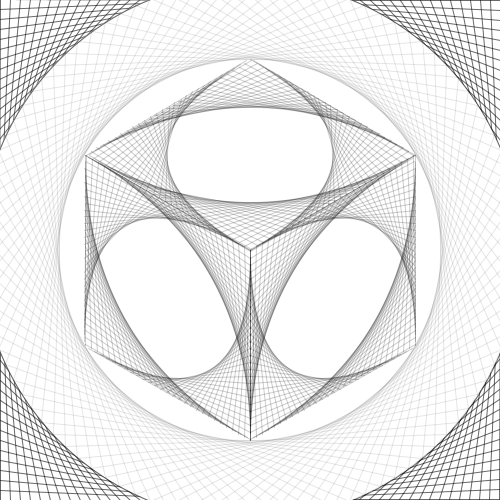
Frame 1 (no input)
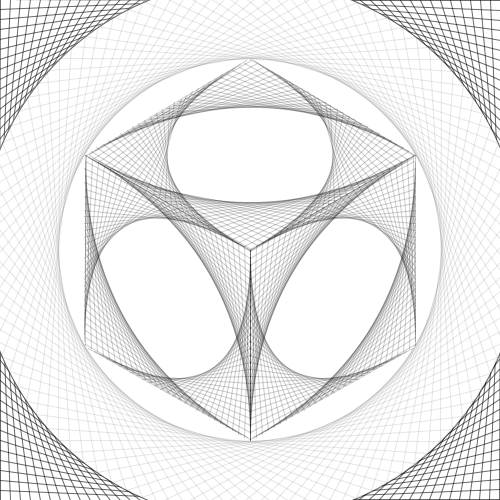
Frame 60 (the mouse pressed at the canvas centre just before this capture)
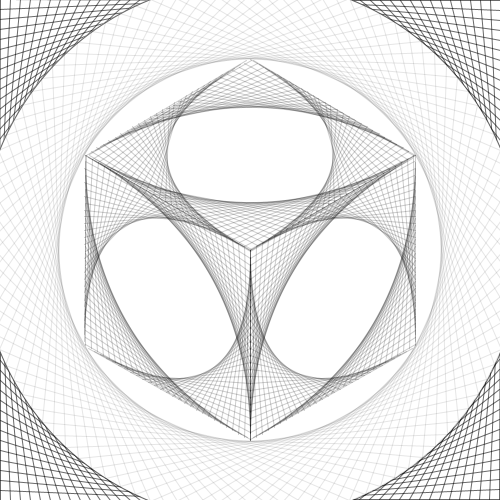
Frame 120 (the mouse held since frame 60 and released just before this capture)

The Processing sketch that drew these frames (run headless with seeded random() and noise(); from frame 60 on, the mouse is pressed at the canvas centre):

// Processing sketch: processing_100524
// ── processing_100524.pde

// Name: Alex Ho
// Teacher: Mrs. Payne
// Geometry Project

float rotation;

void setup()
{
  size(500,500);
  background(255);
  smooth();
  noFill();
  rectMode(CENTER);
  frameRate(30);
}

void draw()
{
  background(255);
  stroke(0,150);
  lineCorners(25);
  pushStyle();
  fill(255);
  ellipse(width/2,height/2,540,540);
  popStyle();
  stroke(0,25);
  circle(width/2,height/2,270,degrees(rotation),50);
  stroke(0,50);
  isoCube();
  rotation++;
}

void lineCorners(int spokeNum)
{
  //Top Left
  pushMatrix();
  translate(250,0);
  rotate(HALF_PI);
  for(int i = 0; i <= spokeNum; i++)
  {
    line(0, i*(250/spokeNum), i*(250/spokeNum), 250);
  }
  popMatrix();
  
  //Bottom Right
  pushMatrix();
  translate(500,250);
  rotate(HALF_PI);
  for(int i = 0; i <= spokeNum; i++)
  {
    line(i*(250/spokeNum), 0, 250, i*(250/spokeNum));
  }
  popMatrix();
  
  //Top Right
  pushMatrix();
  translate(250,0);
  for(int i = 0; i <= spokeNum; i++)
  {
    line(i*(250/spokeNum), 0, 250, i*(250/spokeNum));
  }
  popMatrix();
  
  //Bottom Left
  pushMatrix();
  translate(0,250);
  for(int i = 0; i <= spokeNum; i++)
  {
    line(0, i*(250/spokeNum), i*(250/spokeNum), 250);
  }
  popMatrix();
}

void circle(int x, int y, int size, float theta, int chordinten)
{
  beginShape();
  for(float i = 0; i < 2 * PI; i += PI/180)  {
      vertex(x + size*cos(i), y + size*sin(i));
  }
  endShape();
  for(float i = 0; i < 2 * PI; i += PI/chordinten)  {
    line(x + size*cos(i + theta), y + size*sin(i + theta),x + size*cos(i + PI/2 + theta), y + size*sin(i + PI/2 + theta));
  }
}

void isoCube()
{
  //Bottom left 120
  pushMatrix();
  translate(85,155);
  for(int i = 0; i <= 25 +2; i++)
  {
    line(0,i*(190/25),i*(165/25),190 + (i*86/(25)));
  }
  popMatrix();
  
  //Bottom right 120
  pushMatrix();
  translate(415,155);
  for(int i = 0; i <= 25 +2; i++)
  {
    line(0,i*(190/25),(-(i*(165/25))),190 + (i*86/(25)));
  }
  popMatrix();
  
  //Top left 120
  pushMatrix();
  translate(width/2,440);
  rotate(PI);
  for(int i = 0; i <= 25 +2; i++)
  {
    line(0,i*(190/25),i*(165/25),190 + (i*86/(25)));
  }
  popMatrix();
  
  //Top right 120
  pushMatrix();
  translate(width/2,440);
  rotate(PI);
  for(int i = 0; i <= 25 +2; i++)
  {
    line(0,i*(190/25),(-(i*(165/25))),190 + (i*86/(25)));
  }
  popMatrix();
  
  //Top Middle 120
  pushMatrix();
  translate(415,155);
  rotate(2*((2*PI)/6));
  for(int i = 0; i <= 25 +2; i++)
  {
    line(0,i*(190/25),i*(165/25),190 + (i*86/(25)));
  }
  popMatrix();
  
  //Bottom Middle 120
  pushMatrix();
  translate(415,155);
  rotate((2*PI)/6);
  for(int i = 0; i <= 25 +2; i++)
  {
    line(0,i*(190/25),(-(i*(165/25))),190 + (i*86/(25)));
  }
  popMatrix();
  
  //Bottom Right 60
  pushMatrix();
  translate(width/2,height/2);
  for(int i = 0; i <= 25 + 2; i++)
  {
    line(0,i*(190/25),i*(165/25),190 -(i*86/(25)));
  }
  popMatrix();
  
  //Middle Left 60
  pushMatrix();
  translate(width/2,height/2);
  for(int i = 0; i <= 25 + 2; i++)
  {
    line(0,i*(190/25),(-(i*(165/25))),190 -(i*86/(25)));
  }
  popMatrix();
  
  //Middle Left 60
  pushMatrix();
  translate(width/2,height/2);
  rotate(-(2*PI/6));
  for(int i = 0; i <= 25 + 2; i++)
  {
    line(0,(-(i*(190/25))),(-(i*(165/25))),(-(190 -(i*86/(25)))));
  }
  popMatrix();
  
  //Middle Right 60
  pushMatrix();
  translate(width/2,height/2);
  rotate((2*PI/6));
  for(int i = 0; i <= 25 + 2; i++)
  {
    line(0,(-(i*(190/25))),(i*(165/25)),(-(190 -(i*86/(25)))));
  }
  popMatrix();
  
  //Top Right 60
  pushMatrix();
  translate(width/2,height/2);
  rotate(-(2*PI/6));
  for(int i = 0; i <= 25 + 2; i++)
  {
    line(0,(-(i*(190/25))),(i*(165/25)),(-(190 -(i*86/(25)))));
  }
  popMatrix();
  
  //Top Left 60
  pushMatrix();
  translate(width/2,height/2);
  rotate((2*PI/6));
  for(int i = 0; i <= 25 + 2; i++)
  {
    line(0,(-(i*(190/25))),(-(i*(165/25))),(-(190 -(i*86/(25)))));
  }
  popMatrix();
}
